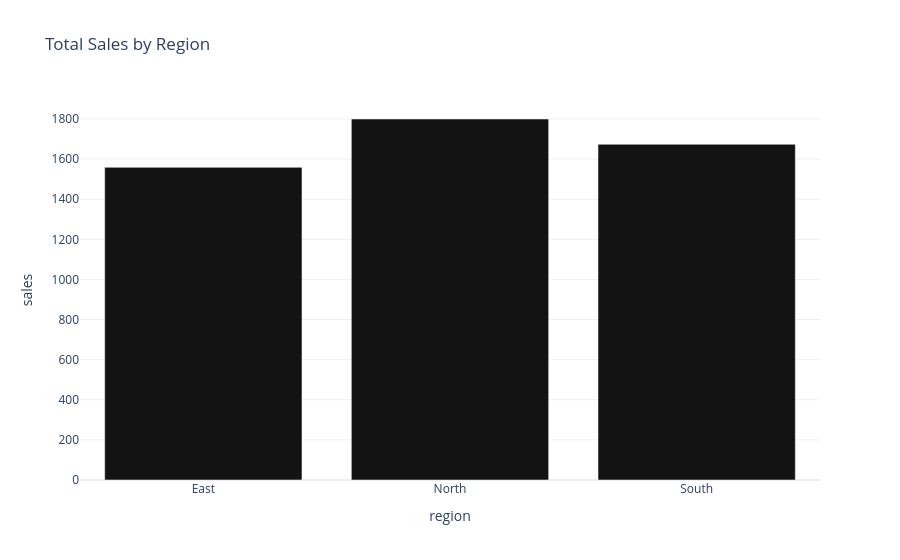

The code cell stored with this chart in its notebook:
### Code cell
fig = px.bar(
    region_sales,
    x="region",
    y="sales",
    title="Total Sales by Region",
    color_discrete_sequence=["#141313"]
)

fig.show()

### Figure 1 — Plotly figure (JSON) as saved in the notebook; plotly's stock layout.template omitted (floating-point values rounded to 4 significant figures)
{"data": [{"hovertemplate": "region=%{x}<br>sales=%{y}<extra></extra>", "legendgroup": "", "marker": {"color": "#141313", "pattern": {"shape": ""}}, "name": "", "orientation": "v", "showlegend": false, "textposition": "auto", "type": "bar", "x": ["East", "North", "South"], "xaxis": "x", "y": [1559, 1800, 1674], "yaxis": "y"}], "layout": {"barmode": "relative", "legend": {"tracegroupgap": 0}, "title": {"text": "Total Sales by Region"}, "xaxis": {"anchor": "y", "domain": [0, 1], "title": {"text": "region"}}, "yaxis": {"anchor": "x", "domain": [0, 1], "title": {"text": "sales"}}}}
